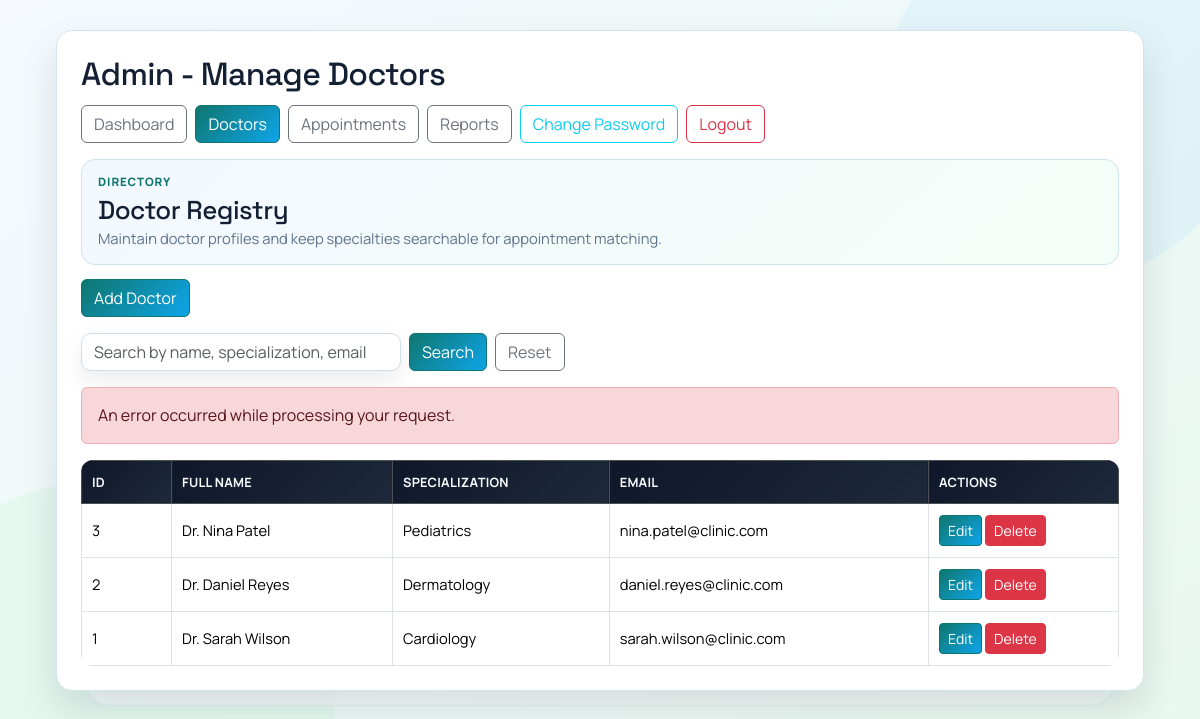
Page /admin_doctors.php?error=1 (signed in) on the committed database.
### tables this page shows
CREATE TABLE Doctor (
    doctor_id INT AUTO_INCREMENT PRIMARY KEY,
    fullname VARCHAR(100) NOT NULL,
    specialization VARCHAR(100) NOT NULL,
    email VARCHAR(100) NOT NULL UNIQUE
);

### admin_doctors.php (called while the page is built)
<?php
require_once __DIR__ . '/app/admin/admin_doctors.php';

### app/admin/admin_doctors.php (the view, shortened to what this page needs)
<?php
require_once __DIR__ . '/../../config.php';
$error = '';
if (isset($_GET['error']) && $_GET['error'] === '1') {
    $error = 'An error occurred while processing your request.';
}
$search = trim($_GET['q'] ?? '');
$currentPage = isset($_GET['page']) ? (int)$_GET['page'] : 1;
$perPage = 10;
$offset = ($currentPage - 1) * $perPage;
$doctors = [];
if ($search !== '') {
    $searchLike = '%' . $search . '%';
    $sql = 'SELECT doctor_id, fullname, specialization, email FROM Doctor
            WHERE fullname LIKE ? OR specialization LIKE ? OR email LIKE ?
            ORDER BY doctor_id DESC
            LIMIT ? OFFSET ?';
    $stmt = mysqli_prepare($conn, $sql);
    if ($stmt) {
        mysqli_stmt_bind_param($stmt, 'sssii', $searchLike, $searchLike, $searchLike, $perPage, $offset);
        mysqli_stmt_execute($stmt);
        $result = mysqli_stmt_get_result($stmt);
        while ($row = mysqli_fetch_assoc($result)) {
            $doctors[] = $row;
        }
        mysqli_stmt_close($stmt);
    }
} else {
    $sql = 'SELECT doctor_id, fullname, specialization, email FROM Doctor ORDER BY doctor_id DESC LIMIT ? OFFSET ?';
    $stmt = mysqli_prepare($conn, $sql);
    if ($stmt) {
        mysqli_stmt_bind_param($stmt, 'ii', $perPage, $offset);
        mysqli_stmt_execute($stmt);
        $result = mysqli_stmt_get_result($stmt);
        while ($row = mysqli_fetch_assoc($result)) {
            $doctors[] = $row;
        }
    }
}
$searchValue = htmlspecialchars($search, ENT_QUOTES, 'UTF-8');
?>
<!DOCTYPE html>
<html lang="en">
<head>
    <link href="https://cdn.jsdelivr.net/npm/bootstrap@5.3.3/dist/css/bootstrap.min.css" rel="stylesheet">
    <link rel="stylesheet" href="assets/css/refined-theme.css">
</head>
<body>
    <div class="page-wrap">
        <div class="panel">
            <div class="title-row">
                <h2 class="mb-0">Admin - Manage Doctors</h2>
                <?php
                    require __DIR__ . '/../../includes/partials/admin_nav.php';
                ?>
            </div>
            <div class="section-hero">
                <p class="page-kicker">Directory</p>
                <h3 class="page-title">Doctor Registry</h3>
                <p class="page-subtitle">Maintain doctor profiles and keep specialties searchable for appointment matching.</p>
            </div>
            <div class="mb-3">
                <a href="admin_doctor_add.php" class="btn btn-success">Add Doctor</a>
            </div>
            <form method="GET" action="" class="d-flex gap-2 align-items-center flex-wrap mb-3">
                <input type="text" class="form-control" style="max-width: 320px;" name="q" value="<?php echo $searchValue; ?>" placeholder="Search by name, specialization, email">
                <button type="submit" class="btn btn-primary">Search</button>
                <a href="admin_doctors.php" class="btn btn-outline-secondary">Reset</a>
            </form>
            <?php if ($error !== ''): ?>
                <div class="alert alert-danger"><?php echo htmlspecialchars($error, ENT_QUOTES, 'UTF-8'); ?></div>
            <?php endif; ?>
            <div class="table-responsive">
                <table class="table table-bordered table-hover align-middle mb-0">
                    <thead class="table-dark">
                        <tr>
                            <th style="width: 90px;">ID</th>
                            <th>Full Name</th>
                            <th>Specialization</th>
                            <th>Email</th>
                            <th style="width: 190px;">Actions</th>
                        </tr>
                    </thead>
                    <tbody>
                        <?php if (!empty($doctors)): ?>
                            <?php foreach ($doctors as $doctor): ?>
                                <tr>
                                    <td><?php echo (int)$doctor['doctor_id']; ?></td>
                                    <td><?php echo htmlspecialchars($doctor['fullname'], ENT_QUOTES, 'UTF-8'); ?></td>
                                    <td><?php echo htmlspecialchars($doctor['specialization'], ENT_QUOTES, 'UTF-8'); ?></td>
                                    <td><?php echo htmlspecialchars($doctor['email'], ENT_QUOTES, 'UTF-8'); ?></td>
                                    <td>
                                        <a class="btn btn-sm btn-primary" href="admin_doctor_edit.php?id=<?php echo (int)$doctor['doctor_id']; ?>">Edit</a>
                                        <form method="POST" action="admin_doctor_delete.php" class="d-inline m-0" onsubmit="return confirm('Delete this doctor? This will also remove linked schedules and appointments.');">
                                            <button type="submit" class="btn btn-sm btn-danger">Delete</button>
                                        </form>
                                    </td>
                                </tr>
                            <?php endforeach; ?>
                        <?php endif; ?>
                    </tbody>
                </table>
            </div>
        </div>
    </div>
</body>
</html>

### assets/css/refined-theme.css (style rules this page uses)
:root { --ui-bg-a: #f5fbff; --ui-bg-b: #e9f9f0; --ui-surface: #ffffff; --ui-surface-2: #f8fbff; --ui-border: #d2e4ef; --ui-text: #132033; --ui-muted: #5e738d; --ui-accent: #0f766e; --ui-accent-2: #0ea5e9; --ui-danger: #dc2626; --ui-success: #16a34a; --ui-shadow: 0 18px 36px rgba(15, 23, 42, 0.12); --ui-shadow-soft: 0 10px 22px rgba(15, 23, 42, 0.08); }
* { font-family: 'Manrope', 'Segoe UI', Tahoma, Geneva, Verdana, sans-serif; }
body { margin: 0; line-height: 1.45; background: radial-gradient(circle at 0% 0%, #e0f2fe 0%, transparent 35%), radial-gradient(circle at 100% 100%, #dcfce7 0%, transparent 40%), linear-gradient(140deg, var(--ui-bg-a), var(--ui-bg-b)); color: var(--ui-text); }
.section-hero { border: 1px solid #cfe3ef; border-radius: 14px; padding: 14px 16px; background: linear-gradient(140deg, rgba(219, 234, 254, 0.34), rgba(220, 252, 231, 0.3)); margin-bottom: 14px; }
.page-kicker { margin: 0; text-transform: uppercase; letter-spacing: 0.08em; font-size: 0.72rem; font-weight: 800; color: #0f766e; }
.page-title { margin: 4px 0 2px; font-size: clamp(1.28rem, 2.2vw, 1.62rem); }
.page-subtitle { margin: 0; color: var(--ui-muted); font-size: 0.92rem; }
h1, h2, h3, h4, h5, h6 { font-family: 'Space Grotesk', 'Manrope', 'Segoe UI', sans-serif; letter-spacing: -0.02em; }
.page-wrap, .container, .shell { position: relative; z-index: 1; }
.panel, .card, .topbar, .welcome, .doctor-card, .login-card { border: 1px solid var(--ui-border) !important; box-shadow: var(--ui-shadow) !important; backdrop-filter: blur(3px); background: linear-gradient(180deg, rgba(255, 255, 255, 0.98), rgba(255, 255, 255, 0.94)); }
.panel, .card, .topbar, .welcome { border-radius: 16px !important; }
.btn, button, .menu a, .nav a, .link-button { transition: transform 0.16s ease, box-shadow 0.16s ease, background 0.2s ease, color 0.2s ease, border-color 0.2s ease; }
.table, table { border-radius: 12px; overflow: hidden; }
thead th, th { background: linear-gradient(135deg, #0f172a, #1e293b) !important; color: #f8fafc !important; padding: 12px 10px !important; font-size: 0.8rem; letter-spacing: 0.02em; text-transform: uppercase; }
tbody td { padding: 11px 10px !important; font-size: 0.92rem; }
tbody tr:nth-child(even) { background: rgba(248, 250, 252, 0.7); }
input, select, textarea, .form-control, .form-select { border-radius: 10px !important; border-color: #cddfeb !important; box-shadow: var(--ui-shadow-soft); }
.btn-primary, .btn-success { background-image: linear-gradient(135deg, #0f766e, #0ea5e9); border-color: #0f766e; }
.btn-outline-secondary, .btn-outline-primary, .btn-outline-danger, .btn-outline-info { background: rgba(255, 255, 255, 0.85); }
.panel, .card, .doctor-card, .kpi, .chart-box, .topbar, .welcome { animation: riseIn 340ms ease-out; }
.page-wrap > .panel:nth-child(1), .container > .panel:nth-child(1), .shell > .hero:nth-child(1) { animation-delay: 0ms; }
.page-wrap > .panel, .container > .panel, .shell > .hero, .shell > .portal-grid { animation-fill-mode: both; }

### app/admin/admin_doctors.php (style rules this page uses)
body { background: linear-gradient(135deg, rgba(243, 248, 255, 0.56), rgba(231, 248, 238, 0.56)), url('assets/images/admin-workspace-bg.svg') center/cover no-repeat fixed, linear-gradient(135deg, #f3f8ff, #e7f8ee); background-blend-mode: normal; min-height: 100vh; }
.page-wrap { max-width: 1120px; margin: 30px auto; padding: 0 16px; }
.panel { background: #fff; border-radius: 14px; box-shadow: 0 12px 30px rgba(0,0,0,0.08); padding: 24px; }
.title-row { display:flex; justify-content:space-between; align-items:center; gap:12px; margin-bottom:16px; flex-wrap:wrap; }

### rows in the picture
doctor: doctor_id "3", fullname "Dr. Nina Patel", specialization "Pediatrics", email "nina.patel@clinic.com"
doctor: doctor_id "2", fullname "Dr. Daniel Reyes", specialization "Dermatology", email "daniel.reyes@clinic.com"
doctor: doctor_id "1", fullname "Dr. Sarah Wilson", specialization "Cardiology", email "sarah.wilson@clinic.com"

### other values in the picture
$item['label'] "Dashboard"
$item['label'] "Doctors"
$item['label'] "Appointments"
$item['label'] "Reports"
$item['label'] "Change Password"
$error "An error occurred while processing your request."
